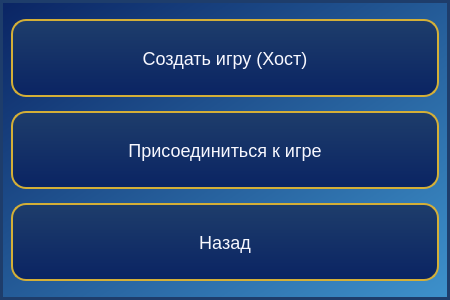
<?xml version="1.0" encoding="UTF-8"?>
<ui version="4.0">
 <class>MultiplayerModeWindow</class>
 <widget class="QDialog" name="MultiplayerModeWindow">
  <property name="geometry">
   <rect>
    <x>0</x>
    <y>0</y>
    <width>450</width>
    <height>300</height>
   </rect>
  </property>
  <property name="windowTitle">
   <string>Выберите режим</string>
  </property>
  <property name="styleSheet">
   <string notr="true">
QDialog {
    background-color: qlineargradient(x1:0, y1:0, x2:1, y2:1, stop:0 #0a2463, stop:1 #3e92cc);
    border: 3px solid #1e3d6b;
}
QPushButton {
    background-color: qlineargradient(x1:0, y1:0, x2:0, y2:1, stop:0 #1e3d6b, stop:1 #0a2463);
    border: 2px solid #d4af37; border-radius: 15px; padding: 12px 24px;
    font-family: &quot;Arial Rounded MT Bold&quot;; font-size: 18px; color: #f8f8ff;
    min-width: 200px; min-height: 50px;
}
QPushButton:hover {
    background-color: qlineargradient(x1:0, y1:0, x2:0, y2:1, stop:0 #3a5f8c, stop:1 #1e3d6b);
}
   </string>
  </property>
  <layout class="QVBoxLayout" name="verticalLayout">
   <item>
    <widget class="QPushButton" name="btnHost">
     <property name="text">
      <string>Создать игру (Хост)</string>
     </property>
    </widget>
   </item>
   <item>
    <widget class="QPushButton" name="btnJoin">
     <property name="text">
      <string>Присоединиться к игре</string>
     </property>
    </widget>
   </item>
   <item>
    <widget class="QPushButton" name="btnBack">
     <property name="text">
      <string>Назад</string>
     </property>
    </widget>
   </item>
  </layout>
 </widget>
 <resources/>
 <connections/>
</ui>
